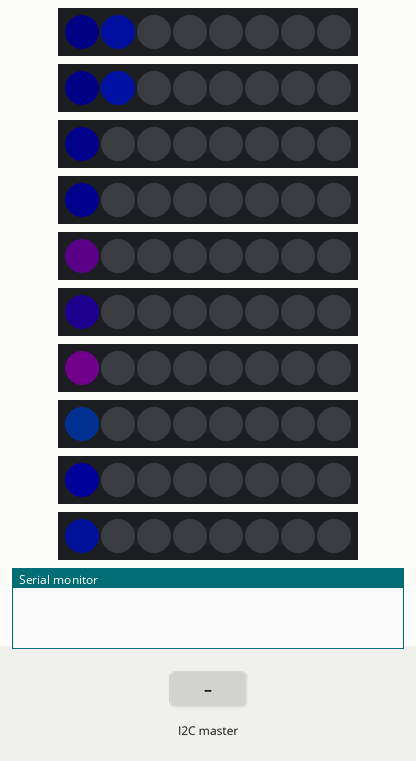
Recording of a sketch running on a simulated Arduino Uno, built with avr-gcc and run on an emulated ATmega328P. Shown: 10 × 8 RGB LEDs in strip order, left to right, the last lines printed to the serial monitor. The inputs (shaded band) are chosen by the test bench. Dim RGB values are drawn brighter than linear; random numbers use the default seed unless the sketch sets one.

Above: at 1.2 s.
1.3 s: the I2C master sends the byte 1
At 1.53 s:
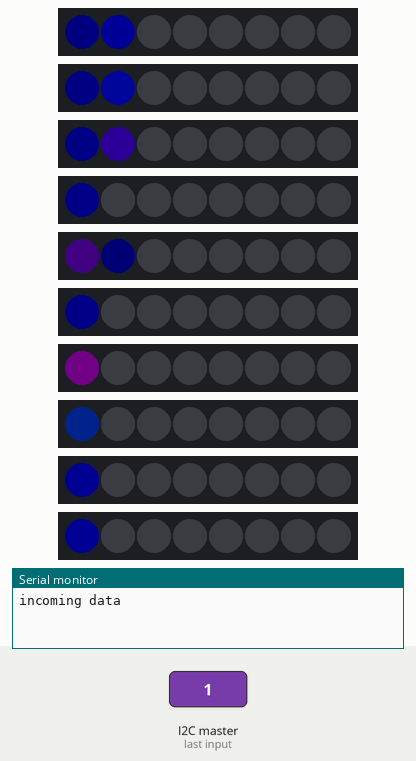
3.0 s: the I2C master sends the byte 90
At 3.1 s:
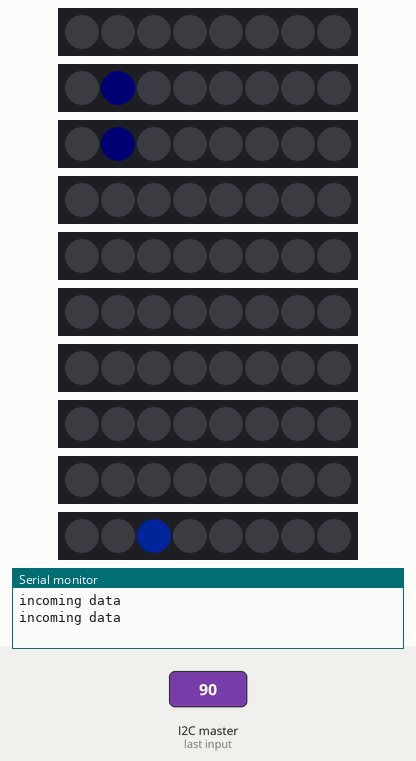
4.8 s: the I2C master sends the byte 2
At 4.89 s:
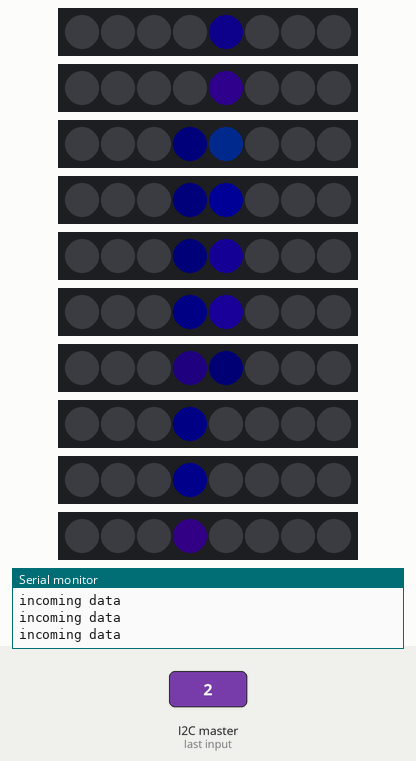
7.0 s: the I2C master sends the byte 200
At 7.1 s:
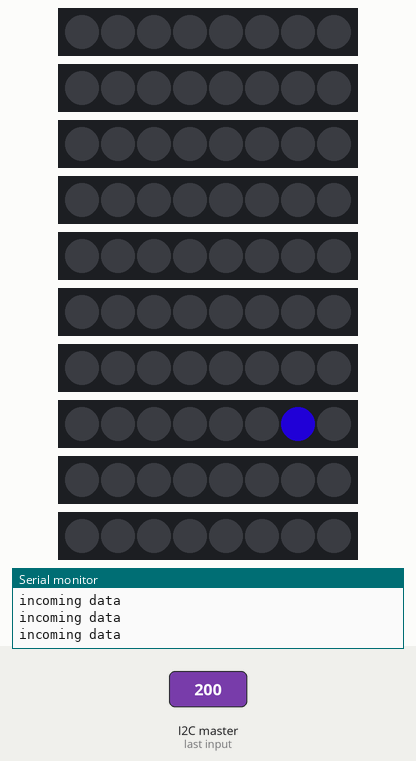
8.8 s: the I2C master sends the byte 0
At 8.89 s:
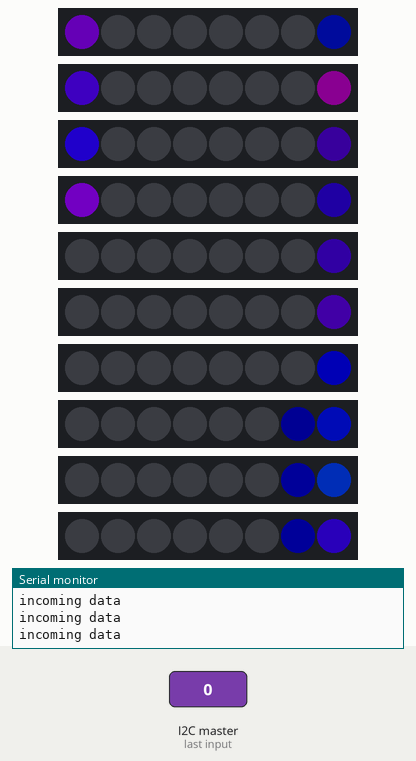
11.8 s: the I2C master sends the byte 90
At 11.94 s:
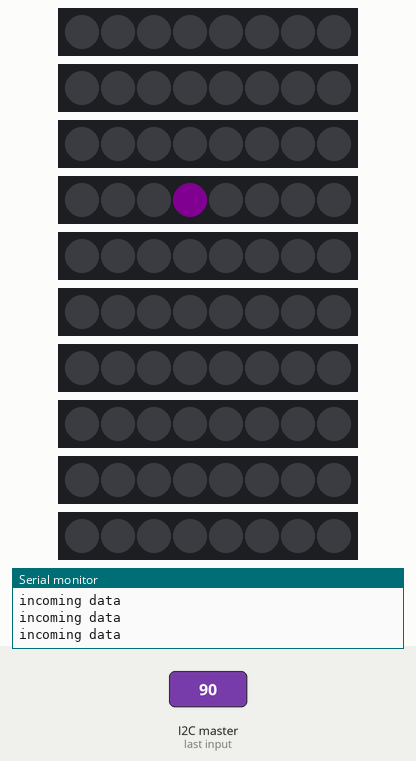
Timing chart, 0 to 16.3 s (numbered marks = the images above; inputs shaded):
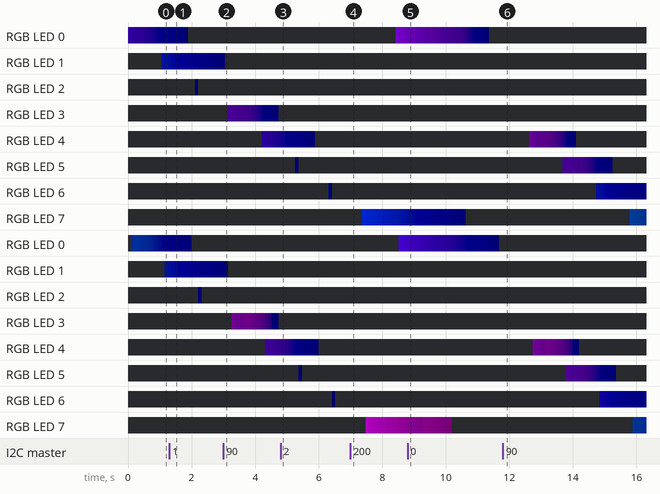

The sketch:

DREDS_SLAV.ino
```cpp
#include "FastLED.h"
#include <Wire.h>;
#define NUM_STRIPS 10
#define NUM_LEDS_PER_STRIP 8
CRGB leds[NUM_STRIPS][NUM_LEDS_PER_STRIP];

//OLD dred code


int LEDBRIGHTNESS = 100;
int GivenBrightness = 100;

int foreight = 0;
int fornine = 0;
// int RFM = 3;
// int MR = 0;
// bool LIT = false;
int fadeTime = 25;

// uint8_t DATA = 1;
// bool ToF = true;


void setup() {

  FastLED.addLeds<NEOPIXEL, 2>(leds[0], NUM_LEDS_PER_STRIP);
  FastLED.addLeds<NEOPIXEL, 3>(leds[1], NUM_LEDS_PER_STRIP);
  FastLED.addLeds<NEOPIXEL, 4>(leds[2], NUM_LEDS_PER_STRIP);
  FastLED.addLeds<NEOPIXEL, 5>(leds[3], NUM_LEDS_PER_STRIP);
  FastLED.addLeds<NEOPIXEL, 6>(leds[4], NUM_LEDS_PER_STRIP);
  FastLED.addLeds<NEOPIXEL, 7>(leds[5], NUM_LEDS_PER_STRIP);
  FastLED.addLeds<NEOPIXEL, 8>(leds[6], NUM_LEDS_PER_STRIP);
  FastLED.addLeds<NEOPIXEL, 9>(leds[7], NUM_LEDS_PER_STRIP);
  FastLED.addLeds<NEOPIXEL, 10>(leds[8], NUM_LEDS_PER_STRIP);
  FastLED.addLeds<NEOPIXEL, 11>(leds[9], NUM_LEDS_PER_STRIP);

  Wire.begin(8);
  Wire.onReceive(receiveEvent);
  Serial.begin(9600) ;


}

void loop() {
  // DATA += 20;
  // shootingStar();
  if(fornine <= 9){
    if(foreight <= 7){
      // if(LIT == true){
      //   leds[fornine][foreight] = CHSV(random(145,210),255,LEDBRIGHTNESS);
      // }else{
      leds[fornine][foreight] = CHSV(random(145,210),255,GivenBrightness);
      // }
      FastLED.show();
      fadeToBlackBy(leds[0], NUM_LEDS_PER_STRIP, fadeTime);
      fadeToBlackBy(leds[1], NUM_LEDS_PER_STRIP, fadeTime);
      fadeToBlackBy(leds[2], NUM_LEDS_PER_STRIP, fadeTime);
      fadeToBlackBy(leds[3], NUM_LEDS_PER_STRIP, fadeTime);
      fadeToBlackBy(leds[4], NUM_LEDS_PER_STRIP, fadeTime);
      fadeToBlackBy(leds[5], NUM_LEDS_PER_STRIP, fadeTime);
      fadeToBlackBy(leds[6], NUM_LEDS_PER_STRIP, fadeTime);
      fadeToBlackBy(leds[7], NUM_LEDS_PER_STRIP, fadeTime);
      fadeToBlackBy(leds[8], NUM_LEDS_PER_STRIP, fadeTime);
      fadeToBlackBy(leds[9], NUM_LEDS_PER_STRIP, fadeTime);
      fornine++;
      delay(100);
    }else{
      // if(MR < RFM){
      //   LIT = true;
      //   foreight = foreight - 2;
      //   LEDBRIGHTNESS = LEDBRIGHTNESS / 2;
      //   MR++;
      // }else{
      foreight = 0;
      fornine = 0;
      // LIT = false;
      // MR = 0;
      LEDBRIGHTNESS = GivenBrightness;
      // }
    }
  }else{
    fornine = 0;
    foreight++;
  }
}


  void receiveEvent(int howMany) {
    Serial.println("incoming data");
    while (1 < Wire.available()) {
    }
    int x = Wire.read();    // receive byte as an integer
    GivenBrightness = x;
  }


// void shootingStar(){
//     if(DATA == 224){
//       ToF == false;
//     }
//     else if(DATA == 0){
//       ToF == true;
//     }
//     if(ToF == true){
//       DATA++;
//     }else if(ToF == false){
//       DATA--;
//     }
// }
```
